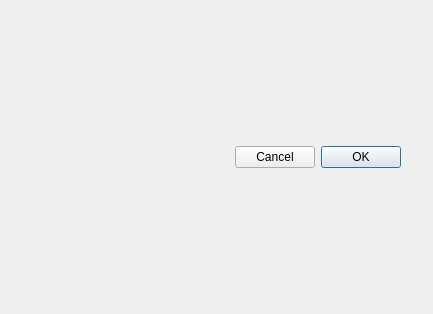
<?xml version="1.0" encoding="UTF-8"?>
<ui version="4.0">
 <class>DTDialogLinux</class>
 <widget class="QDialog" name="DTDialogLinux">
  <property name="geometry">
   <rect>
    <x>0</x>
    <y>0</y>
    <width>433</width>
    <height>314</height>
   </rect>
  </property>
  <property name="windowTitle">
   <string>DTDialog</string>
  </property>
  <property name="styleSheet">
   <string notr="true"/>
  </property>
  <layout class="QVBoxLayout" name="verticalLayout">
   <property name="spacing">
    <number>0</number>
   </property>
   <property name="leftMargin">
    <number>0</number>
   </property>
   <property name="topMargin">
    <number>0</number>
   </property>
   <property name="rightMargin">
    <number>0</number>
   </property>
   <property name="bottomMargin">
    <number>0</number>
   </property>
   <item>
    <layout class="QHBoxLayout" name="centralWidget">
     <property name="leftMargin">
      <number>41</number>
     </property>
     <property name="topMargin">
      <number>10</number>
     </property>
     <property name="rightMargin">
      <number>32</number>
     </property>
     <property name="bottomMargin">
      <number>15</number>
     </property>
    </layout>
   </item>
   <item>
    <layout class="QHBoxLayout" name="buttonBoxLayout">
     <property name="spacing">
      <number>0</number>
     </property>
     <property name="rightMargin">
      <number>32</number>
     </property>
     <property name="bottomMargin">
      <number>25</number>
     </property>
     <item>
      <spacer name="horizontalSpacer">
       <property name="orientation">
        <enum>Qt::Horizontal</enum>
       </property>
       <property name="sizeHint" stdset="0">
        <size>
         <width>40</width>
         <height>20</height>
        </size>
       </property>
      </spacer>
     </item>
     <item>
      <widget class="QDialogButtonBox" name="buttonBox">
       <property name="sizePolicy">
        <sizepolicy hsizetype="Fixed" vsizetype="Fixed">
         <horstretch>0</horstretch>
         <verstretch>0</verstretch>
        </sizepolicy>
       </property>
       <property name="layoutDirection">
        <enum>Qt::RightToLeft</enum>
       </property>
       <property name="orientation">
        <enum>Qt::Horizontal</enum>
       </property>
       <property name="standardButtons">
        <set>QDialogButtonBox::Cancel|QDialogButtonBox::Ok</set>
       </property>
       <property name="centerButtons">
        <bool>false</bool>
       </property>
      </widget>
     </item>
    </layout>
   </item>
  </layout>
 </widget>
 <resources/>
 <connections>
  <connection>
   <sender>buttonBox</sender>
   <signal>accepted()</signal>
   <receiver>DTDialogLinux</receiver>
   <slot>accept()</slot>
   <hints>
    <hint type="sourcelabel">
     <x>248</x>
     <y>254</y>
    </hint>
    <hint type="destinationlabel">
     <x>157</x>
     <y>274</y>
    </hint>
   </hints>
  </connection>
  <connection>
   <sender>buttonBox</sender>
   <signal>rejected()</signal>
   <receiver>DTDialogLinux</receiver>
   <slot>reject()</slot>
   <hints>
    <hint type="sourcelabel">
     <x>316</x>
     <y>260</y>
    </hint>
    <hint type="destinationlabel">
     <x>286</x>
     <y>274</y>
    </hint>
   </hints>
  </connection>
 </connections>
</ui>
